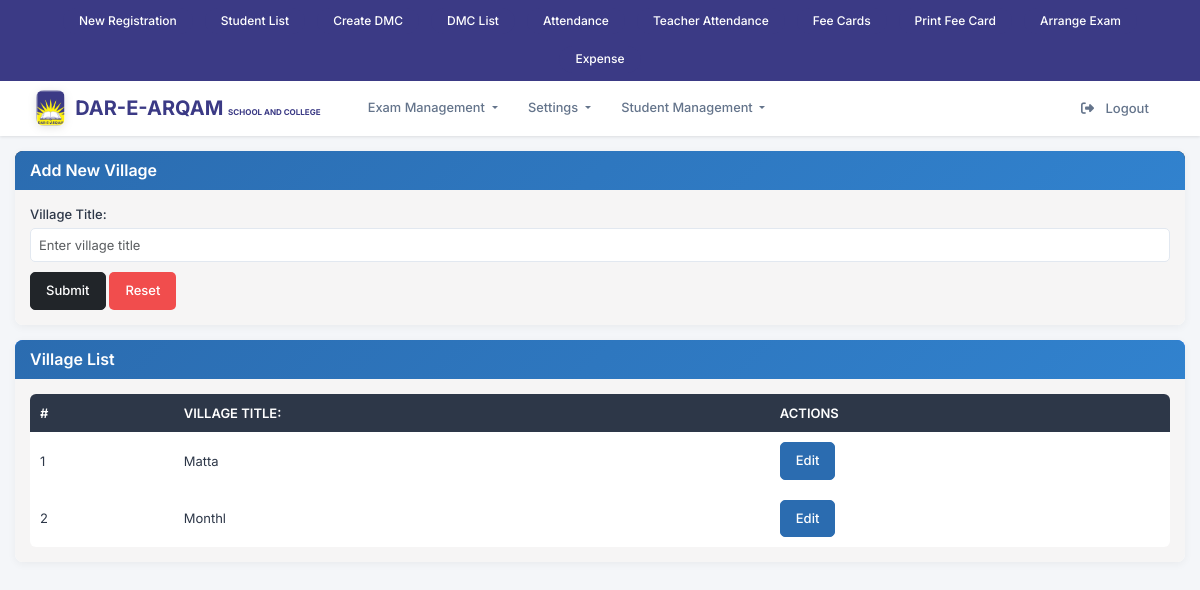
The page /village_council.php (signed in) on the database its author committed.
### tables this page shows
CREATE TABLE `modules` (
  `id` int(11) NOT NULL,
  `parent_id` int(11) DEFAULT NULL,
  `title` varchar(100) NOT NULL,
  `url` varchar(255) NOT NULL DEFAULT '#',
  `description` varchar(255) DEFAULT NULL,
  `status` tinyint(1) DEFAULT 1,
  `created_at` timestamp NOT NULL DEFAULT current_timestamp(),
  `type` enum('Parent','Child') NOT NULL DEFAULT 'Parent'
);

CREATE TABLE `village_councils` (
  `id` int(11) NOT NULL,
  `title` varchar(255) NOT NULL,
  `transport_fee` decimal(10,2) DEFAULT 0.00,
  `dated` date NOT NULL DEFAULT current_timestamp(),
  `status` int(11) NOT NULL DEFAULT 0
);

### village_council.php (the view, shortened to what this page needs)
<?php
$lang = 'en';
$translations = [
    'en' => [
        'title' => 'Add New Village',
        'title_label' => 'Village Title:',
        'title_placeholder' => 'Enter village title',
        'submit' => 'Submit',
        'reset' => 'Reset',
        'success' => 'Village added successfully!',
        'error' => 'Error: ',
        'empty_error' => 'Title cannot be empty!',
        'list_title' => 'Village List',
        'no_records' => 'No records found.',
        'sr_no' => '#',
        'actions' => 'Actions',
        'edit' => 'Edit',
        'save' => 'Save',
        'cancel' => 'Cancel'
    ]
];
?>
<!DOCTYPE html>
<html lang="en" dir="ltr">
<head>
</head>
<body>
<?php require_once('navbar.php'); ?>
<div class="container">
  <div class="row">
    <div class="col-md-12">
      <div class="panel " style="border-color: black;">
        <div class="panel-heading bg-dark ">
          <h3 class="panel-title text-white"><?php echo $translations[$lang]['title']; ?></h3>
        </div>
        <div class="panel-body">
          <form method="post" action="">
            <div class="form-group">
              <label for="title "><?php echo $translations[$lang]['title_label']; ?></label>
              <input type="text" class="form-control" id="title" name="title" required
                     placeholder="<?php echo $translations[$lang]['title_placeholder']; ?>">
            </div>
            <div class="text-right">
              <button type="submit" class="btn btn-dark">
                <span class="glyphicon glyphicon-plus"></span> <?php echo $translations[$lang]['submit']; ?>
              </button>
              <button type="reset" class="btn text-white" style="background-color: #f14d4d;">
                <span class="glyphicon glyphicon-refresh"></span> <?php echo $translations[$lang]['reset']; ?>
              </button>
            </div>
          </form>
        </div>
      </div>
      <div class="panel  " style="border-color: #0d6efd;">
        <div class="panel-heading bg-primary" >
          <h3 class="panel-title"><?php echo $translations[$lang]['list_title']; ?></h3>
        </div>
        <div class="panel-body">
        <?php
        require_once('conn_inc.php');
        $result = $conn->query("SELECT * FROM village_councils ORDER BY id DESC");
        ?>
          <?php if ($result->num_rows > 0): ?>
            <div class="table-responsive">
              <table class="table table-bordered table-hover">
                <thead>
                  <tr>
                    <th><?php echo $translations[$lang]['sr_no']; ?></th>
                    <th><?php echo $translations[$lang]['title_label']; ?></th>
                    <th><?php echo $translations[$lang]['actions']; ?></th>
                  </tr>
                </thead>
                <tbody>
                  <?php $counter = 1; while ($row = $result->fetch_assoc()): ?>
                    <tr data-id="<?php echo $row['id']; ?>">
                      <td><?php echo $counter++; ?></td>
                      <td class="title-cell"><?php echo htmlspecialchars($row['title']); ?></td>
                      <td>
                        <button class="btn btn-xs btn-primary edit-btn"><?php echo $translations[$lang]['edit']; ?></button>
                      </td>
                    </tr>
                  <?php endwhile; ?>
                </tbody>
              </table>
            </div>
          <?php else: ?>
            <div class="alert alert-info text-center">
              <?php echo $translations[$lang]['no_records']; ?>
            </div>
          <?php endif; ?>
        </div>
      </div>
    </div>
  </div>
</div>
</body>
</html>

### navbar.php (shortened to what this page needs)
<?php
require_once('conn_inc.php');
$user_id = $_SESSION['user_id'] ?? 0;
$role_modules = [];
if ($user_id) {
    $qry = "
        SELECT m.id, m.parent_id, m.title, m.url
        FROM role_modules rm
        INNER JOIN modules m ON rm.module_id = m.id
        INNER JOIN users u ON rm.role_id = u.role_id
        WHERE u.id = ?
        ORDER BY m.parent_id, m.title
    ";
    $stmt = $conn->prepare($qry);
    $stmt->bind_param("i", $user_id);
    $stmt->execute();
    $res = $stmt->get_result();
    while ($row = $res->fetch_assoc()) {
        $parent_id = $row['parent_id'] ?? 0;
        if ($parent_id == 0) {
            if (!isset($role_modules[$row['id']])) {
                $role_modules[$row['id']] = [
                    'title' => $row['title'],
                    'url' => $row['url'] ?? '#',
                    'children' => []
                ];
            }
        } else {
            $role_modules[$parent_id]['children'][] = [
                'title' => $row['title'],
                'url' => $row['url'] ?? '#'
            ];
        }
    }
}
?>
<link href="https://cdn.jsdelivr.net/npm/bootstrap@5.3.3/dist/css/bootstrap.min.css" rel="stylesheet">
<link href="https://cdnjs.cloudflare.com/ajax/libs/font-awesome/6.5.0/css/all.min.css" rel="stylesheet">
<div class="top-quick-bar" style="background-color: #3b3a85 !important;">
  <div class="quick-links-horizontal">
    <a href="student_registration.php" class="quick-link-horizontal-btn">
      New Registration
    </a>
    <a href="student_list.php" class="quick-link-horizontal-btn">
      Student List
    </a>
    <a href="create_dmcs.php" class="quick-link-horizontal-btn">
      Create DMC
    </a>
    <a href="dmc_list.php" class="quick-link-horizontal-btn">
      DMC List
    </a>
    <a href="attendance_class.php" class="quick-link-horizontal-btn">
      Attendance
    </a>
    <a href="users_attendance.php" class="quick-link-horizontal-btn">
      Teacher Attendance
    </a>
    <a href="fee_card_create_monthly.php" class="quick-link-horizontal-btn">
      Fee Cards
    </a>
    <a href="student_feecards.php" class="quick-link-horizontal-btn">
      Print Fee Card
    </a>
    <a href="arrange_exam.php" class="quick-link-horizontal-btn">
      Arrange Exam
    </a>
    <a href="expense.php" class="quick-link-horizontal-btn">
      Expense
    </a>
  </div>
</div>
<nav class="navbar navbar-expand-lg navbar-light sticky-top">
  <div class="container-fluid">
    <div class="navbar-main-content">
      <a class="navbar-brand" href="index.php">
        <img src="logo2.png" alt="Logo">
        <div class="brand-text"><span style="font-size:20px;color: #16253e !important;">DAR-E-ARQAM <small>SCHOOL AND COLLEGE</small></span> </div>
      </a>
      <div class="collapse navbar-collapse" id="mainNavbar">
        <ul class="navbar-nav me-auto mb-2 mb-lg-0">
          <?php foreach ($role_modules as $module_id => $module): ?>
            <?php
            $is_dropdown = !empty($module['children']);
            $module_title = isset($module['title']) ? $module['title'] : '';
            $module_url = isset($module['url']) ? $module['url'] : '#';
            ?>
            <li class="nav-item <?php echo $is_dropdown ? 'dropdown' : ''; ?>">
              <?php if (!$is_dropdown && !empty($module_title) && !empty($module_url) && $module_url != '#'): ?>
                <a class="nav-link <?php echo $module_url === 'index.php' ? 'active' : ''; ?>" href="<?php echo htmlspecialchars($module_url); ?>">
                  <?php echo htmlspecialchars($module_title); ?>
                </a>
              <?php elseif ($is_dropdown && !empty($module_title)): ?>
                <a class="nav-link dropdown-toggle" href="#" id="<?php echo htmlspecialchars(strtolower(str_replace(' ', '', $module_title))); ?>Dropdown" role="button" data-bs-toggle="dropdown">
                  <?php echo htmlspecialchars($module_title); ?>
                </a>
              <?php endif; ?>
            </li>
          <?php endforeach; ?>
        </ul>
        <ul class="navbar-nav ms-auto">
          <li class="nav-item">
            <a class="nav-link btn btn-logout rounded-5" href="logout.php">
              <i class="fa-solid fa-right-from-bracket me-2"></i>
              Logout
            </a>
          </li>
        </ul>
      </div>
    </div>
  </div>
</nav>

### navbar.php (style rules this page uses)
:root { --primary: #2563eb; --primary-light: #3b82f6; --primary-dark: #1d4ed8; --secondary: #64748b; --accent: #8b5cf6; --background: #ffffff; --surface: #f8fafc; --text-primary: #1e293b; --text-secondary: #64748b; --text-light: #94a3b8; --border: #e2e8f0; --hover-bg: #f1f5f9; --danger: #ef4444; --danger-hover: #dc2626; --success: #10b981; --shadow-sm: 0 1px 3px rgba(0, 0, 0, 0.1); --shadow-md: 0 4px 6px -1px rgba(0, 0, 0, 0.1); --shadow-lg: 0 10px 15px -3px rgba(0, 0, 0, 0.1); --radius: 12px; --transition: all 0.2s ease-in-out; --quicklink-bg: #3b3a85; --quicklink-text: #ffffff; --quicklink-hover-bg: #000000; --quicklink-hover-text: #ffffff; }
* { font-family: 'Inter', sans-serif; margin: 0; padding: 0; box-sizing: border-box; }
.top-quick-bar { background: var(--background); min-height: 20px; padding: 0.5rem 1.5rem; position: relative; z-index: 1031; display: flex; justify-content: center; }
.quick-links-horizontal { display: flex; align-items: center; gap: 0.75rem; flex-wrap: wrap; justify-content: center; }
.quick-link-horizontal-btn { display: inline-flex; align-items: center; padding: 0.3rem 1rem; border-radius: 20px; font-size: 0.75rem; font-weight: 500; text-decoration: none; transition: var(--transition); white-space: nowrap; background: var(--quicklink-bg); color: var(--quicklink-text); }
.navbar { background: var(--background); height: 55px; backdrop-filter: blur(20px); box-shadow: var(--shadow-sm); padding: 0.5rem 1.5rem; z-index: 1030; transition: var(--transition); }
.navbar-main-content { display: flex; align-items: center; width: 100%; }
.navbar-brand { font-weight: 700; color: var(--text-primary) !important; display: flex; align-items: center; font-size: 1.1rem; transition: var(--transition); margin-right: 2rem; }
.navbar-brand img { height: 36px; margin-right: 10px; border-radius: 8px; transition: var(--transition); filter: drop-shadow(0 2px 4px rgba(0, 0, 0, 0.1)); }
.brand-text { font-size: 1.1rem; color: #000000; line-height: 1.2; font-weight: 700; background: #3b3a85; -webkit-background-clip: text; -webkit-text-fill-color: transparent; background-clip: text; }
.brand-text span { font-size: 20px !important; }
.brand-text small { font-size: 8px !important; }
.nav-link { color: var(--text-secondary) !important; font-weight: 500; margin: 0 0.15rem; transition: var(--transition); font-size: 0.8rem; padding: 0.4rem 0.8rem !important; border-radius: 8px; position: relative; }
.btn-logout { font-weight: 600; border-radius: 8px; padding: 0.4rem 1rem; font-size: 0.75rem; transition: var(--Transition); border: none; margin-left: 20px !important; }
body { font-family: 'Inter', sans-serif; background-color: #f4f6f9; color: #2d3748; line-height: 1.4; font-size: 14px; }
.container { max-width: 1200px; margin: 15px auto; padding: 0 15px; }
.panel { background: #ffffff; border-radius: 8px; box-shadow: 0 2px 8px rgba(0, 0, 0, 0.05); margin-bottom: 15px; overflow: hidden; }
.panel-heading { background: linear-gradient(135deg, #2b6cb0 0%, #3182ce 100%); padding: 10px 15px; border-bottom: none; }
.panel-heading h3 { color: #ffffff; font-size: 16px; font-weight: 600; margin: 0; }
.panel-body { padding: 15px; background-color: #f6f5f5; }
.form-group { margin-bottom: 10px; }
.form-group label { font-size: 13px; font-weight: 500; color: #2d3748; margin-bottom: 5px; display: block; }
.form-control { border: 1px solid #e2e8f0; border-radius: 5px; padding: 8px; font-size: 13px; height: 34px; transition: border-color 0.2s ease, box-shadow 0.2s ease; }
.btn { border-radius: 5px; padding: 8px 15px; font-size: 13px; font-weight: 500; transition: all 0.2s ease; }
.btn-primary { background-color: #2b6cb0; border-color: #2b6cb0; }
.table-responsive { border-radius: 6px; overflow: hidden; }
.table { margin-bottom: 0; border-collapse: separate; border-spacing: 0; }
.table th { background: #2d3748; color: #ffffff; font-weight: 600; font-size: 13px; padding: 10px; text-transform: uppercase; border: none; }
.table td { padding: 10px; border: none; vertical-align: middle; font-size: 13px; color: #2d3748; }
body { background-color: #f4f6f9 !important; }

### rows shown on the page
modules: title "Exam Management"
modules: title "Student Management"
village_councils: title "Matta"
village_councils: title "Monthl"

### other values the page prints
$module_title "Settings"
$translations[$lang]['title'] "Add New Village"
$translations[$lang]['title_label'] "Village Title:"
$translations[$lang]['submit'] "Submit"
$translations[$lang]['reset'] "Reset"
$translations[$lang]['list_title'] "Village List"
$translations[$lang]['sr_no'] "#"
$translations[$lang]['title_label'] "VILLAGE TITLE:"
$translations[$lang]['actions'] "ACTIONS"
